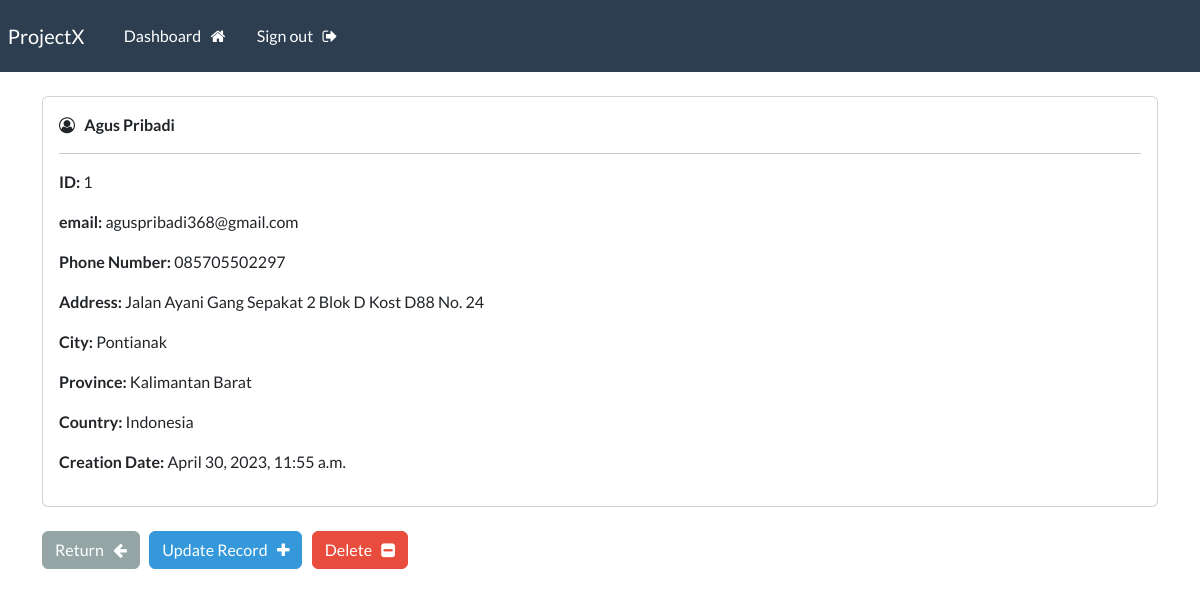
The page /record/1 (signed in) on the database its author committed.
### webapp/models.py (models this page shows, shortened)
class Record(models.Model):
    creation_date = models.DateTimeField(auto_now_add=True)
    first_name = models.CharField(max_length=100)
    last_name = models.CharField(max_length=100)
    email = models.CharField(max_length=255)
    phone = models.CharField(max_length=20)
    address = models.CharField(max_length=300)
    city = models.CharField(max_length=255)
    province = models.CharField(max_length=200)
    country = models.CharField(max_length=125)

### webapp/views.py (the view)
# urls.py: path('record/<int:pk>', views.singular_record, name="record"),
@login_required(login_url='my-login')
def singular_record(request, pk):
    all_records = Record.objects.get(id=pk)
    context = {'record':all_records}
    return render(request, 'webapp/view-record.html', context=context)

### webapp/templates/webapp/view-record.html (shortened to what this page needs)
{% extends 'webapp/base.html' %} {% block content %}
<div class="card">
  <div class="card-body">
    <i class="fa fa-user-circle-o" aria-hidden="true"></i> &nbsp;
    <strong> {{ record.first_name }} {{ record.last_name }} </strong>
    <hr />
    <p><strong>ID: </strong>{{ record.id }}</p>
    <p><strong>email: </strong>{{ record.email }}</p>
    <p><strong>Phone Number: </strong>{{ record.phone }}</p>
    <p><strong>Address: </strong>{{ record.address }}</p>
    <p><strong>City: </strong>{{ record.city }}</p>
    <p><strong>Province: </strong>{{ record.province }}</p>
    <p><strong>Country: </strong>{{ record.country }}</p>
    <p><strong>Creation Date: </strong>{{ record.creation_date }}</p>
  </div>
</div>
<br />
<a href="{% url 'dashboard' %}" class="btn btn-secondary">Return &nbsp; <i class="fa fa-arrow-left" aria-hidden="true"></i> </a>
<a href="{% url 'update-record' record.id %}" class="btn btn-info">Update Record &nbsp; <i class="fa fa-plus" aria-hidden="true"></i> </a>
<a href="{% url 'delete-record' record.id %}" class="btn btn-danger">Delete &nbsp; <i class="fa fa-minus-square" aria-hidden="true"></i> </a>
{% endblock %}

### rows shown on the page
Record: first_name "Agus", last_name "Pribadi", id "1", email "aguspribadi368@gmail.com", phone "085705502297", address "Jalan Ayani Gang Sepakat 2 Blok D Kost D88 No. 24", city "Pontianak", province "Kalimantan Barat", country "Indonesia", creation_date "April 30, 2023, 11:55 a.m."
